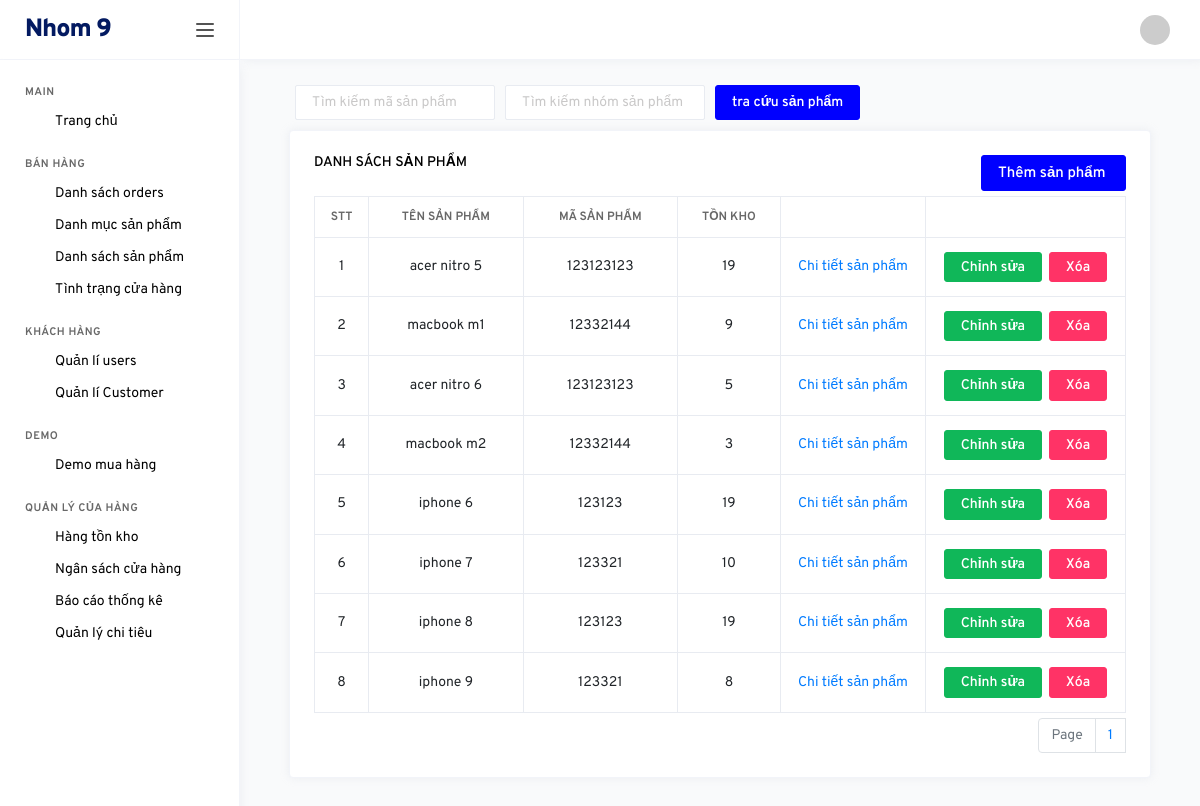
/backend/index.php?controller=products (signed in), run on the app's committed database.
### tables this page shows
CREATE TABLE `products` (
  `id` int(11) NOT NULL,
  `name` varchar(500) NOT NULL,
  `category_id` int(11) NOT NULL,
  `ma_hang` varchar(500) NOT NULL,
  `bao_hanh` int(11) NOT NULL,
  `so_imei` varchar(500) NOT NULL,
  `so_serial` varchar(500) NOT NULL,
  `ton_kho` int(11) NOT NULL,
  `xuat_su` varchar(500) NOT NULL,
  `price` int(11) NOT NULL
);

### backend/controllers/ProductsController.php (called while the page is built, shortened)
<?php
	include "models/ProductsModel.php";
	class ProductsController extends Controller{
		public function index(){
			$recordPerPage = 25;
			$numPage = ceil($this->totalRecord($recordPerPage)/$recordPerPage);
			$data = $this->modelRead($recordPerPage);
			$this->loadView("ProductsView.php",["data"=>$data,"numPage"=>$numPage]);
		}
	}
 ?>

### backend/models/ProductsModel.php (called while the page is built, shortened)
<?php
	trait ProductsModel{
		public function modelRead($recordPerPage){
			$p = isset($_GET["p"]) && is_numeric($_GET["p"]) && $_GET["p"] > 0 ? ($_GET["p"]-1) : 0;
			$from = $p * $recordPerPage;
			$conn = Connection::getInstance();
			$query = $conn->query("select * from products order by category_id desc limit $from,$recordPerPage");
			$result = $query->fetchAll();
			return $result;
		}
		public function totalRecord($recordPerPage){
			$conn = Connection::getInstance();
			$query = $conn->query("select id from products");
			return $query->rowCount();
		}
	}
 ?>

### backend/views/ProductsView.php (the view, shortened to what this page needs)
<form method="post" action="index.php?controller=products&action=search" class="active-cyan-4 input-search"  style="margin-left: 30px; margin-bottom: 10px; display:flex">
    <input class="form-control" type="text" name="maSp" placeholder="Tìm kiếm mã sản phẩm" aria-label="Search"
    style="width: 200px; margin-right: 10px"/>
    <input class="form-control" type="text" name="nhomSp" placeholder="Tìm kiếm nhóm sản phẩm" aria-label="Search"
    style="width: 200px; margin-right: 10px" />
    <input type="submit" value="tra cứu sản phẩm" class="btn btn-primary" />
</form>
<div class="col-md-12">
    <div class="col-md-12 grid-margin stretch-card">
    <div class="card">
        <div class="card-body">
            <div style="float: right; margin-bottom: 5px;">
                <a href="index.php?controller=products&action=create" class="btn btn-primary"><h6>Thêm sản phẩm&nbsp; <i class="link-icon" data-feather="plus-square"></i></h6></a>
            </div>
            <h6 class="card-title">Danh sách sản phẩm</h6>
            <div class="table-responsive">
                    <table class="table table-bordered table-hover">
                        <thead>
                            <tr>
                                <th style="text-align:center;width: 50px;">STT</th>
                                <th style="text-align:center;width: 150px;">Tên sản phẩm</th>
                                <th style="text-align:center;width: 150px;">Mã sản phẩm</th>
                                <th style="text-align:center;width: 100px;">Tồn kho</th>
                                <th style="text-align:center;width: 100px;"></th>
                                <th style="text-align:center;width: 150px;"></th>
                            </tr>
                        </thead>
                        <tbody>
                            <?php foreach ($data as $key => $rows): ?>
                            <tr>
                            <td  style="text-align:center; width: 50px;">
                                    <?php echo $key+1; ?>
                                </td>
                                <td  style="text-align:center; width: 150px;">
                                    <?php echo $rows->name; ?>
                                </td>
                                <td style="text-align:center;">
                                    <?php echo $rows->ma_hang; ?>
                                </td>
                                <td style="text-align:center;">
                                    <?php echo $rows->ton_kho; ?>
                                </td>
                                <td style="text-align:center;">
                                <a href="index.php?controller=products&action=detail&id=<?php echo $rows->id ?>">Chi tiết sản phẩm</a>
                                </td>
                                <td style="text-align:center;">
                        <a class="btn btn-success" href="index.php?controller=products&action=update&id=<?php echo $rows->id; ?>">Chỉnh sửa</a>&nbsp;
                        <a class="btn btn-danger" href="index.php?controller=products&action=delete&id=<?php echo $rows->id; ?>" onclick="return window.confirm('Bạn có chắc?');">Xóa</a>
                                </td>
                            </tr>
                            <?php endforeach; ?>
                        </tbody>
                    </table>
                    <nav aria-label="Page navigation example">
                    <ul class="pagination">
                        <li class="page-item disabled"><a class="page-link" href="#">Page</a></li>
                        <?php for($i = 1;$i <= $numPage; $i++): ?>
                            <li><a class="page-link" href="index.php?controller=products&p=<?php echo $i; ?>"><?php echo $i; ?></a></li>
                            <?php endfor; ?>
                    </ul>
                    </nav>
            </div>
        </div>
    </div>
</div>
</div>

### backend/views/ProductsView.php (style rules this page uses)
.pagination { padding:0px; margin:0px; float: right; margin-top: 5px; }

### data on the page
products: name "acer nitro 5", ma_hang "123123123", ton_kho "19"
products: name "macbook m1", ma_hang "12332144", ton_kho "9"
products: name "acer nitro 6", ma_hang "123123123", ton_kho "5"
products: name "macbook m2", ma_hang "12332144", ton_kho "3"
products: name "iphone 6", ma_hang "123123", ton_kho "19"
products: name "iphone 7", ma_hang "123321", ton_kho "10"
products: name "iphone 8", ma_hang "123123", ton_kho "19"
products: name "iphone 9", ma_hang "123321", ton_kho "8"
